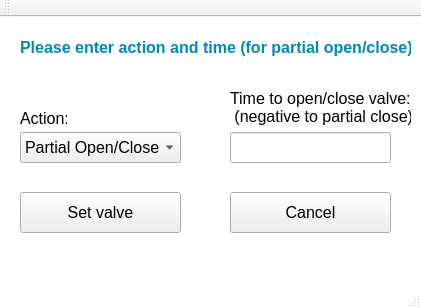
<?xml version="1.0" encoding="UTF-8"?>
<ui version="4.0">
 <class>PartialOpenClosePopup</class>
 <widget class="QMainWindow" name="PartialOpenClosePopup">
  <property name="geometry">
   <rect>
    <x>0</x>
    <y>0</y>
    <width>421</width>
    <height>308</height>
   </rect>
  </property>
  <property name="windowTitle">
   <string>Turning on heat</string>
  </property>
  <property name="styleSheet">
   <string notr="true">QMainWindow {
background: white;
}</string>
  </property>
  <widget class="QWidget" name="centralWidget">
   <widget class="QPushButton" name="SetValve">
    <property name="geometry">
     <rect>
      <x>20</x>
      <y>175</y>
      <width>161</width>
      <height>41</height>
     </rect>
    </property>
    <property name="font">
     <font>
      <family>Arial</family>
      <pointsize>12</pointsize>
     </font>
    </property>
    <property name="text">
     <string>Set valve</string>
    </property>
   </widget>
   <widget class="QPushButton" name="Cancel">
    <property name="geometry">
     <rect>
      <x>230</x>
      <y>175</y>
      <width>161</width>
      <height>41</height>
     </rect>
    </property>
    <property name="font">
     <font>
      <family>Arial</family>
      <pointsize>12</pointsize>
     </font>
    </property>
    <property name="text">
     <string>Cancel</string>
    </property>
   </widget>
   <widget class="QLineEdit" name="OpenCloseTime">
    <property name="geometry">
     <rect>
      <x>230</x>
      <y>115</y>
      <width>161</width>
      <height>31</height>
     </rect>
    </property>
    <property name="font">
     <font>
      <family>Arial</family>
      <pointsize>12</pointsize>
     </font>
    </property>
   </widget>
   <widget class="QComboBox" name="ValveAction">
    <property name="geometry">
     <rect>
      <x>20</x>
      <y>115</y>
      <width>161</width>
      <height>31</height>
     </rect>
    </property>
    <property name="font">
     <font>
      <family>Arial</family>
      <pointsize>12</pointsize>
     </font>
    </property>
    <item>
     <property name="text">
      <string>Partial Open/Close</string>
     </property>
    </item>
    <item>
     <property name="text">
      <string>Fully Open</string>
     </property>
    </item>
    <item>
     <property name="text">
      <string>Fully Close</string>
     </property>
    </item>
   </widget>
   <widget class="QLabel" name="label">
    <property name="geometry">
     <rect>
      <x>20</x>
      <y>95</y>
      <width>47</width>
      <height>13</height>
     </rect>
    </property>
    <property name="font">
     <font>
      <family>Arial</family>
      <pointsize>12</pointsize>
     </font>
    </property>
    <property name="text">
     <string>Action:</string>
    </property>
   </widget>
   <widget class="QLabel" name="label_2">
    <property name="geometry">
     <rect>
      <x>230</x>
      <y>70</y>
      <width>181</width>
      <height>41</height>
     </rect>
    </property>
    <property name="font">
     <font>
      <family>Arial</family>
      <pointsize>12</pointsize>
     </font>
    </property>
    <property name="text">
     <string>Time to open/close valve: 
 (negative to partial close)</string>
    </property>
   </widget>
   <widget class="QLabel" name="HeatLabel">
    <property name="geometry">
     <rect>
      <x>20</x>
      <y>20</y>
      <width>391</width>
      <height>21</height>
     </rect>
    </property>
    <property name="font">
     <font>
      <family>Arial</family>
      <pointsize>12</pointsize>
      <weight>75</weight>
      <bold>true</bold>
     </font>
    </property>
    <property name="styleSheet">
     <string notr="true">color: rgb(0, 138, 179)</string>
    </property>
    <property name="text">
     <string>Please enter action and time (for partial open/close)</string>
    </property>
   </widget>
  </widget>
  <widget class="QMenuBar" name="menuBar">
   <property name="geometry">
    <rect>
     <x>0</x>
     <y>0</y>
     <width>421</width>
     <height>21</height>
    </rect>
   </property>
  </widget>
  <widget class="QToolBar" name="mainToolBar">
   <attribute name="toolBarArea">
    <enum>TopToolBarArea</enum>
   </attribute>
   <attribute name="toolBarBreak">
    <bool>false</bool>
   </attribute>
  </widget>
  <widget class="QStatusBar" name="statusBar"/>
 </widget>
 <layoutdefault spacing="6" margin="11"/>
 <tabstops>
  <tabstop>ValveAction</tabstop>
  <tabstop>OpenCloseTime</tabstop>
  <tabstop>SetValve</tabstop>
  <tabstop>Cancel</tabstop>
 </tabstops>
 <resources/>
 <connections/>
</ui>
